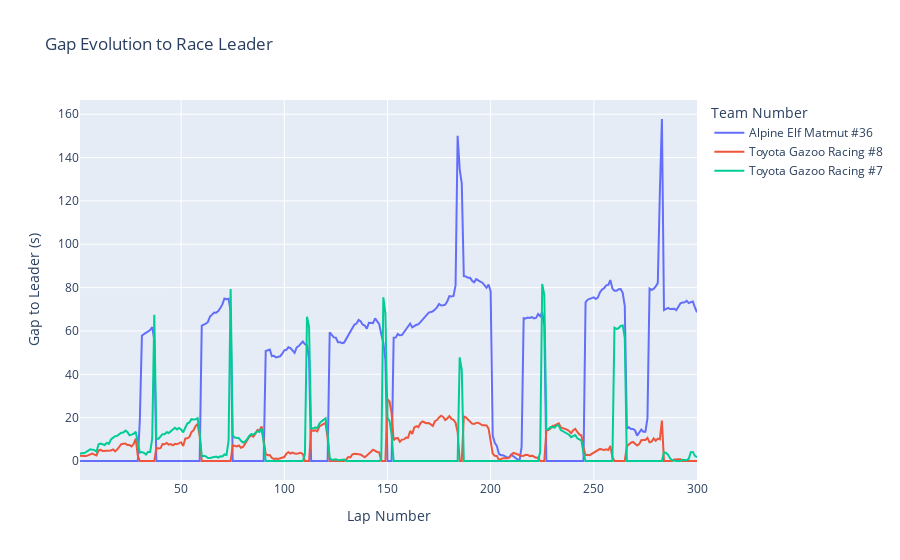

The code cell stored with this chart in its notebook:
### Markdown cell above
## Gap Evolution to Leader

### Code cell
fig = px.line(Algarve,
    x="lap_number",
    y="class_gap",
    color="team_no",
    title="Gap Evolution to Race Leader",
    labels={
        "lap_number": "Lap Number",
        "class_gap": "Gap to Leader (s)",
        "team_no": "Team Number"
    }
)

fig.show()

### Figure 1 — Plotly figure (JSON) as saved in the notebook; plotly's stock layout.template omitted (floating-point values rounded to 4 significant figures; data arrays with more than 128 entries replaced by an {"elided": "..."} marker saying what was removed)
{"data": [{"hovertemplate": "Team Number=Alpine Elf Matmut #36<br>Lap Number=%{x}<br>Gap to Leader (s)=%{y}<extra></extra>", "legendgroup": "Alpine Elf Matmut #36", "line": {"color": "#636efa", "dash": "solid"}, "marker": {"symbol": "circle"}, "mode": "lines", "name": "Alpine Elf Matmut #36", "orientation": "v", "showlegend": true, "type": "scatter", "x": {"elided": "300 int values"}, "xaxis": "x", "y": {"elided": "300 float values"}, "yaxis": "y"}, {"hovertemplate": "Team Number=Toyota Gazoo Racing #8<br>Lap Number=%{x}<br>Gap to Leader (s)=%{y}<extra></extra>", "legendgroup": "Toyota Gazoo Racing #8", "line": {"color": "#EF553B", "dash": "solid"}, "marker": {"symbol": "circle"}, "mode": "lines", "name": "Toyota Gazoo Racing #8", "orientation": "v", "showlegend": true, "type": "scatter", "x": {"elided": "300 int values"}, "xaxis": "x", "y": {"elided": "300 float values"}, "yaxis": "y"}, {"hovertemplate": "Team Number=Toyota Gazoo Racing #7<br>Lap Number=%{x}<br>Gap to Leader (s)=%{y}<extra></extra>", "legendgroup": "Toyota Gazoo Racing #7", "line": {"color": "#00cc96", "dash": "solid"}, "marker": {"symbol": "circle"}, "mode": "lines", "name": "Toyota Gazoo Racing #7", "orientation": "v", "showlegend": true, "type": "scatter", "x": {"elided": "300 int values"}, "xaxis": "x", "y": {"elided": "300 float values"}, "yaxis": "y"}], "layout": {"legend": {"title": {"text": "Team Number"}, "tracegroupgap": 0}, "title": {"text": "Gap Evolution to Race Leader"}, "xaxis": {"anchor": "y", "domain": [0, 1], "title": {"text": "Lap Number"}}, "yaxis": {"anchor": "x", "domain": [0, 1], "title": {"text": "Gap to Leader (s)"}}}}
